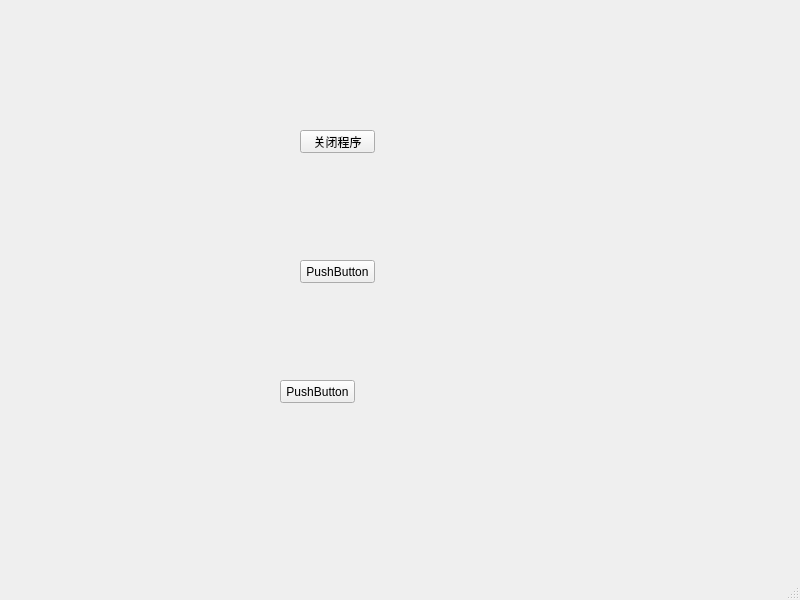
<?xml version="1.0" encoding="UTF-8"?>
<ui version="4.0">
 <class>MainWindow</class>
 <widget class="QMainWindow" name="MainWindow">
  <property name="geometry">
   <rect>
    <x>0</x>
    <y>0</y>
    <width>800</width>
    <height>600</height>
   </rect>
  </property>
  <property name="windowTitle">
   <string>MainWindow</string>
  </property>
  <widget class="QWidget" name="centralwidget">
   <widget class="QPushButton" name="pushButton">
    <property name="geometry">
     <rect>
      <x>300</x>
      <y>130</y>
      <width>75</width>
      <height>23</height>
     </rect>
    </property>
    <property name="text">
     <string>关闭程序</string>
    </property>
   </widget>
   <widget class="QPushButton" name="pushButton_2">
    <property name="geometry">
     <rect>
      <x>300</x>
      <y>260</y>
      <width>75</width>
      <height>23</height>
     </rect>
    </property>
    <property name="text">
     <string>PushButton</string>
    </property>
   </widget>
   <widget class="QPushButton" name="pushButton_3">
    <property name="geometry">
     <rect>
      <x>280</x>
      <y>380</y>
      <width>75</width>
      <height>23</height>
     </rect>
    </property>
    <property name="text">
     <string>PushButton</string>
    </property>
   </widget>
  </widget>
  <widget class="QMenuBar" name="menubar">
   <property name="geometry">
    <rect>
     <x>0</x>
     <y>0</y>
     <width>800</width>
     <height>23</height>
    </rect>
   </property>
  </widget>
  <widget class="QStatusBar" name="statusbar"/>
 </widget>
 <resources/>
 <connections>
  <connection>
   <sender>pushButton</sender>
   <signal>clicked()</signal>
   <receiver>MainWindow</receiver>
   <slot>close()</slot>
   <hints>
    <hint type="sourcelabel">
     <x>367</x>
     <y>260</y>
    </hint>
    <hint type="destinationlabel">
     <x>544</x>
     <y>162</y>
    </hint>
   </hints>
  </connection>
  <connection>
   <sender>pushButton_2</sender>
   <signal>clicked()</signal>
   <receiver>MainWindow</receiver>
   <slot>close()</slot>
   <hints>
    <hint type="sourcelabel">
     <x>394</x>
     <y>314</y>
    </hint>
    <hint type="destinationlabel">
     <x>593</x>
     <y>278</y>
    </hint>
   </hints>
  </connection>
  <connection>
   <sender>pushButton_3</sender>
   <signal>clicked()</signal>
   <receiver>MainWindow</receiver>
   <slot>close()</slot>
   <hints>
    <hint type="sourcelabel">
     <x>400</x>
     <y>385</y>
    </hint>
    <hint type="destinationlabel">
     <x>643</x>
     <y>391</y>
    </hint>
   </hints>
  </connection>
 </connections>
</ui>
